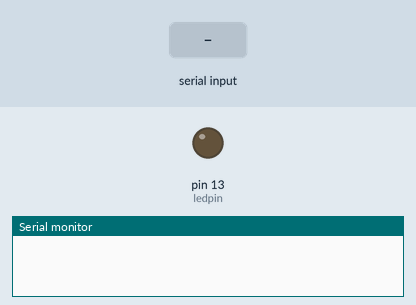
The sketch below on a simulated Arduino Uno, built with avr-gcc and run on an emulated ATmega328P. Parts: output pins drawn as LEDs (lit = HIGH), the last lines printed to the serial monitor. The test bench sets the inputs (shaded band).

Above: at 1.2 s.
1.3 s: "on" received over Serial
At 3.5 s:
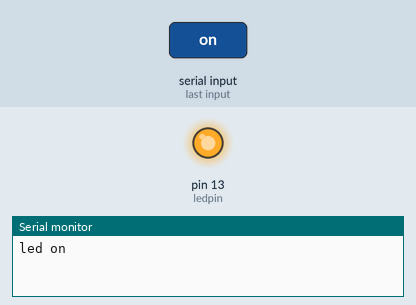
3.8 s: "off" received over Serial
At 5.6 s:
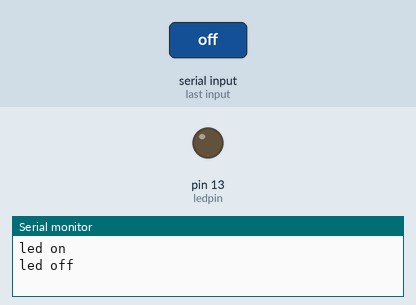
Timing chart, 0 to 7.1 s (numbered marks = the images above; inputs shaded):
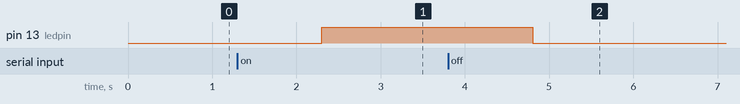

Measured:
- after the input at 1.3 s, pin 13 (ledpin): LOW → HIGH after 1.0 s
- after the input at 3.8 s, pin 13 (ledpin): HIGH → LOW after 1.0 s

The sketch:

serial_example.ino
```cpp
int ledpin=13;
void setup() {
  pinMode(ledpin, OUTPUT);
  Serial.begin(9600);
}
void loop() {
  String r = Serial.readString();
  if(r!= "")
  {
    if(r=="on")
    {
      digitalWrite(ledpin, HIGH);
      Serial.println("led on");
    }
    else if(r=="off")
    {
      digitalWrite(ledpin, LOW);
      Serial.println("led off");
    }
    else
    {
      Serial.println("invalid choice");
    }
  }
}
```
